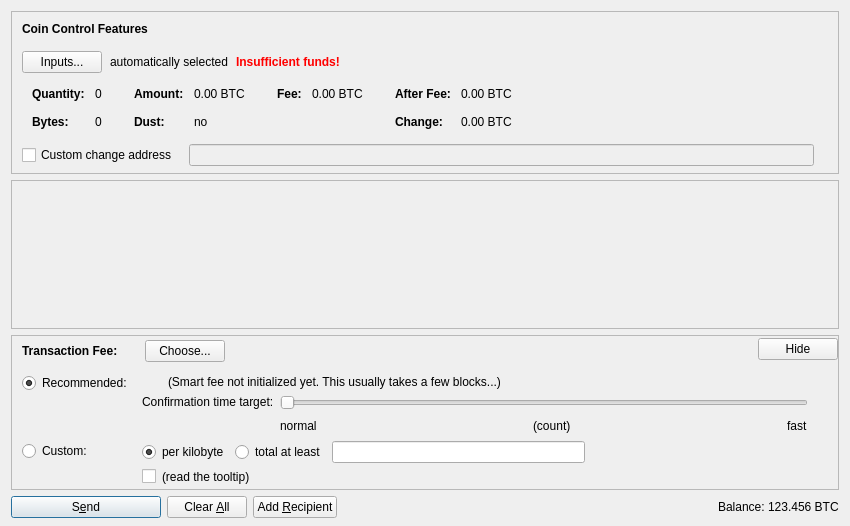
<?xml version="1.0" encoding="UTF-8"?>
<ui version="4.0">
 <class>SendCoinsDialog</class>
 <widget class="QDialog" name="SendCoinsDialog">
  <property name="geometry">
   <rect>
    <x>0</x>
    <y>0</y>
    <width>850</width>
    <height>526</height>
   </rect>
  </property>
  <property name="windowTitle">
   <string>Send Coins</string>
  </property>
  <layout class="QVBoxLayout" name="verticalLayout" stretch="0,1,0,0">
   <property name="bottomMargin">
    <number>8</number>
   </property>
   <item>
    <widget class="QFrame" name="frameCoinControl">
     <property name="sizePolicy">
      <sizepolicy hsizetype="Expanding" vsizetype="Expanding">
       <horstretch>0</horstretch>
       <verstretch>0</verstretch>
      </sizepolicy>
     </property>
     <property name="maximumSize">
      <size>
       <width>16777215</width>
       <height>16777215</height>
      </size>
     </property>
     <property name="frameShape">
      <enum>QFrame::StyledPanel</enum>
     </property>
     <property name="frameShadow">
      <enum>QFrame::Sunken</enum>
     </property>
     <layout class="QVBoxLayout" name="verticalLayoutCoinControl2">
      <property name="spacing">
       <number>0</number>
      </property>
      <property name="leftMargin">
       <number>0</number>
      </property>
      <property name="topMargin">
       <number>0</number>
      </property>
      <property name="rightMargin">
       <number>0</number>
      </property>
      <property name="bottomMargin">
       <number>6</number>
      </property>
      <item>
       <layout class="QVBoxLayout" name="verticalLayoutCoinControl" stretch="0,0,0,0,1">
        <property name="spacing">
         <number>0</number>
        </property>
        <property name="leftMargin">
         <number>10</number>
        </property>
        <property name="topMargin">
         <number>10</number>
        </property>
        <item>
         <layout class="QHBoxLayout" name="horizontalLayoutCoinControl1">
          <property name="bottomMargin">
           <number>15</number>
          </property>
          <item>
           <widget class="QLabel" name="labelCoinControlFeatures">
            <property name="sizePolicy">
             <sizepolicy hsizetype="Preferred" vsizetype="Maximum">
              <horstretch>0</horstretch>
              <verstretch>0</verstretch>
             </sizepolicy>
            </property>
            <property name="font">
             <font>
              <weight>75</weight>
              <bold>true</bold>
             </font>
            </property>
            <property name="styleSheet">
             <string notr="true">font-weight:bold;</string>
            </property>
            <property name="text">
             <string>Coin Control Features</string>
            </property>
           </widget>
          </item>
         </layout>
        </item>
        <item>
         <layout class="QHBoxLayout" name="horizontalLayoutCoinControl2" stretch="0,0,0,0">
          <property name="spacing">
           <number>8</number>
          </property>
          <property name="bottomMargin">
           <number>10</number>
          </property>
          <item>
           <widget class="QPushButton" name="pushButtonCoinControl">
            <property name="styleSheet">
             <string notr="true"/>
            </property>
            <property name="text">
             <string>Inputs...</string>
            </property>
            <property name="autoDefault">
             <bool>false</bool>
            </property>
           </widget>
          </item>
          <item>
           <widget class="QLabel" name="labelCoinControlAutomaticallySelected">
            <property name="text">
             <string>automatically selected</string>
            </property>
            <property name="margin">
             <number>5</number>
            </property>
           </widget>
          </item>
          <item>
           <widget class="QLabel" name="labelCoinControlInsuffFunds">
            <property name="font">
             <font>
              <weight>75</weight>
              <bold>true</bold>
             </font>
            </property>
            <property name="styleSheet">
             <string notr="true">color:red;font-weight:bold;</string>
            </property>
            <property name="text">
             <string>Insufficient funds!</string>
            </property>
            <property name="margin">
             <number>5</number>
            </property>
           </widget>
          </item>
          <item>
           <spacer name="horizontalSpacerCoinControl">
            <property name="orientation">
             <enum>Qt::Horizontal</enum>
            </property>
            <property name="sizeHint" stdset="0">
             <size>
              <width>40</width>
              <height>1</height>
             </size>
            </property>
           </spacer>
          </item>
         </layout>
        </item>
        <item>
         <widget class="QWidget" name="widgetCoinControl" native="true">
          <property name="sizePolicy">
           <sizepolicy hsizetype="Preferred" vsizetype="Preferred">
            <horstretch>0</horstretch>
            <verstretch>0</verstretch>
           </sizepolicy>
          </property>
          <property name="minimumSize">
           <size>
            <width>0</width>
            <height>0</height>
           </size>
          </property>
          <property name="styleSheet">
           <string notr="true"/>
          </property>
          <layout class="QHBoxLayout" name="horizontalLayoutCoinControl5">
           <property name="leftMargin">
            <number>0</number>
           </property>
           <property name="topMargin">
            <number>0</number>
           </property>
           <property name="rightMargin">
            <number>0</number>
           </property>
           <property name="bottomMargin">
            <number>0</number>
           </property>
           <item>
            <layout class="QHBoxLayout" name="horizontalLayoutCoinControl3" stretch="0,0,0,1">
             <property name="spacing">
              <number>20</number>
             </property>
             <property name="topMargin">
              <number>0</number>
             </property>
             <property name="bottomMargin">
              <number>10</number>
             </property>
             <item>
              <layout class="QFormLayout" name="formLayoutCoinControl1">
               <property name="horizontalSpacing">
                <number>10</number>
               </property>
               <property name="verticalSpacing">
                <number>14</number>
               </property>
               <property name="leftMargin">
                <number>10</number>
               </property>
               <property name="topMargin">
                <number>4</number>
               </property>
               <property name="rightMargin">
                <number>6</number>
               </property>
               <item row="0" column="0">
                <widget class="QLabel" name="labelCoinControlQuantityText">
                 <property name="font">
                  <font>
                   <weight>75</weight>
                   <bold>true</bold>
                  </font>
                 </property>
                 <property name="text">
                  <string>Quantity:</string>
                 </property>
                 <property name="margin">
                  <number>0</number>
                 </property>
                </widget>
               </item>
               <item row="0" column="1">
                <widget class="QLabel" name="labelCoinControlQuantity">
                 <property name="cursor">
                  <cursorShape>IBeamCursor</cursorShape>
                 </property>
                 <property name="contextMenuPolicy">
                  <enum>Qt::ActionsContextMenu</enum>
                 </property>
                 <property name="text">
                  <string notr="true">0</string>
                 </property>
                 <property name="margin">
                  <number>0</number>
                 </property>
                 <property name="textInteractionFlags">
                  <set>Qt::LinksAccessibleByMouse|Qt::TextSelectableByKeyboard|Qt::TextSelectableByMouse</set>
                 </property>
                </widget>
               </item>
               <item row="1" column="0">
                <widget class="QLabel" name="labelCoinControlBytesText">
                 <property name="font">
                  <font>
                   <weight>75</weight>
                   <bold>true</bold>
                  </font>
                 </property>
                 <property name="text">
                  <string>Bytes:</string>
                 </property>
                </widget>
               </item>
               <item row="1" column="1">
                <widget class="QLabel" name="labelCoinControlBytes">
                 <property name="cursor">
                  <cursorShape>IBeamCursor</cursorShape>
                 </property>
                 <property name="contextMenuPolicy">
                  <enum>Qt::ActionsContextMenu</enum>
                 </property>
                 <property name="text">
                  <string notr="true">0</string>
                 </property>
                 <property name="textInteractionFlags">
                  <set>Qt::LinksAccessibleByMouse|Qt::TextSelectableByKeyboard|Qt::TextSelectableByMouse</set>
                 </property>
                </widget>
               </item>
              </layout>
             </item>
             <item>
              <layout class="QFormLayout" name="formLayoutCoinControl2">
               <property name="horizontalSpacing">
                <number>10</number>
               </property>
               <property name="verticalSpacing">
                <number>14</number>
               </property>
               <property name="leftMargin">
                <number>6</number>
               </property>
               <property name="topMargin">
                <number>4</number>
               </property>
               <property name="rightMargin">
                <number>6</number>
               </property>
               <item row="0" column="0">
                <widget class="QLabel" name="labelCoinControlAmountText">
                 <property name="font">
                  <font>
                   <weight>75</weight>
                   <bold>true</bold>
                  </font>
                 </property>
                 <property name="text">
                  <string>Amount:</string>
                 </property>
                 <property name="margin">
                  <number>0</number>
                 </property>
                </widget>
               </item>
               <item row="0" column="1">
                <widget class="QLabel" name="labelCoinControlAmount">
                 <property name="cursor">
                  <cursorShape>IBeamCursor</cursorShape>
                 </property>
                 <property name="contextMenuPolicy">
                  <enum>Qt::ActionsContextMenu</enum>
                 </property>
                 <property name="text">
                  <string notr="true">0.00 BTC</string>
                 </property>
                 <property name="textInteractionFlags">
                  <set>Qt::LinksAccessibleByMouse|Qt::TextSelectableByKeyboard|Qt::TextSelectableByMouse</set>
                 </property>
                </widget>
               </item>
               <item row="1" column="0">
                <widget class="QLabel" name="labelCoinControlLowOutputText">
                 <property name="font">
                  <font>
                   <weight>75</weight>
                   <bold>true</bold>
                  </font>
                 </property>
                 <property name="text">
                  <string>Dust:</string>
                 </property>
                </widget>
               </item>
               <item row="1" column="1">
                <widget class="QLabel" name="labelCoinControlLowOutput">
                 <property name="cursor">
                  <cursorShape>IBeamCursor</cursorShape>
                 </property>
                 <property name="contextMenuPolicy">
                  <enum>Qt::ActionsContextMenu</enum>
                 </property>
                 <property name="text">
                  <string notr="true">no</string>
                 </property>
                 <property name="textInteractionFlags">
                  <set>Qt::LinksAccessibleByMouse|Qt::TextSelectableByKeyboard|Qt::TextSelectableByMouse</set>
                 </property>
                </widget>
               </item>
              </layout>
             </item>
             <item>
              <layout class="QFormLayout" name="formLayoutCoinControl3">
               <property name="horizontalSpacing">
                <number>10</number>
               </property>
               <property name="verticalSpacing">
                <number>14</number>
               </property>
               <property name="leftMargin">
                <number>6</number>
               </property>
               <property name="topMargin">
                <number>4</number>
               </property>
               <property name="rightMargin">
                <number>6</number>
               </property>
               <item row="0" column="0">
                <widget class="QLabel" name="labelCoinControlFeeText">
                 <property name="font">
                  <font>
                   <weight>75</weight>
                   <bold>true</bold>
                  </font>
                 </property>
                 <property name="text">
                  <string>Fee:</string>
                 </property>
                 <property name="margin">
                  <number>0</number>
                 </property>
                </widget>
               </item>
               <item row="0" column="1">
                <widget class="QLabel" name="labelCoinControlFee">
                 <property name="cursor">
                  <cursorShape>IBeamCursor</cursorShape>
                 </property>
                 <property name="contextMenuPolicy">
                  <enum>Qt::ActionsContextMenu</enum>
                 </property>
                 <property name="text">
                  <string notr="true">0.00 BTC</string>
                 </property>
                 <property name="textInteractionFlags">
                  <set>Qt::LinksAccessibleByMouse|Qt::TextSelectableByKeyboard|Qt::TextSelectableByMouse</set>
                 </property>
                </widget>
               </item>
              </layout>
             </item>
             <item>
              <layout class="QFormLayout" name="formLayoutCoinControl4">
               <property name="horizontalSpacing">
                <number>10</number>
               </property>
               <property name="verticalSpacing">
                <number>14</number>
               </property>
               <property name="leftMargin">
                <number>6</number>
               </property>
               <property name="topMargin">
                <number>4</number>
               </property>
               <property name="rightMargin">
                <number>6</number>
               </property>
               <item row="0" column="0">
                <widget class="QLabel" name="labelCoinControlAfterFeeText">
                 <property name="font">
                  <font>
                   <weight>75</weight>
                   <bold>true</bold>
                  </font>
                 </property>
                 <property name="text">
                  <string>After Fee:</string>
                 </property>
                 <property name="margin">
                  <number>0</number>
                 </property>
                </widget>
               </item>
               <item row="0" column="1">
                <widget class="QLabel" name="labelCoinControlAfterFee">
                 <property name="cursor">
                  <cursorShape>IBeamCursor</cursorShape>
                 </property>
                 <property name="contextMenuPolicy">
                  <enum>Qt::ActionsContextMenu</enum>
                 </property>
                 <property name="text">
                  <string notr="true">0.00 BTC</string>
                 </property>
                 <property name="textInteractionFlags">
                  <set>Qt::LinksAccessibleByMouse|Qt::TextSelectableByKeyboard|Qt::TextSelectableByMouse</set>
                 </property>
                </widget>
               </item>
               <item row="1" column="0">
                <widget class="QLabel" name="labelCoinControlChangeText">
                 <property name="font">
                  <font>
                   <weight>75</weight>
                   <bold>true</bold>
                  </font>
                 </property>
                 <property name="text">
                  <string>Change:</string>
                 </property>
                </widget>
               </item>
               <item row="1" column="1">
                <widget class="QLabel" name="labelCoinControlChange">
                 <property name="cursor">
                  <cursorShape>IBeamCursor</cursorShape>
                 </property>
                 <property name="contextMenuPolicy">
                  <enum>Qt::ActionsContextMenu</enum>
                 </property>
                 <property name="text">
                  <string notr="true">0.00 BTC</string>
                 </property>
                 <property name="textInteractionFlags">
                  <set>Qt::LinksAccessibleByMouse|Qt::TextSelectableByKeyboard|Qt::TextSelectableByMouse</set>
                 </property>
                </widget>
               </item>
              </layout>
             </item>
            </layout>
           </item>
          </layout>
         </widget>
        </item>
        <item>
         <layout class="QHBoxLayout" name="horizontalLayoutCoinControl4" stretch="0,0,0">
          <property name="spacing">
           <number>12</number>
          </property>
          <property name="sizeConstraint">
           <enum>QLayout::SetDefaultConstraint</enum>
          </property>
          <property name="topMargin">
           <number>5</number>
          </property>
          <property name="rightMargin">
           <number>5</number>
          </property>
          <item>
           <widget class="QCheckBox" name="checkBoxCoinControlChange">
            <property name="toolTip">
             <string>If this is activated, but the change address is empty or invalid, change will be sent to a newly generated address.</string>
            </property>
            <property name="text">
             <string>Custom change address</string>
            </property>
           </widget>
          </item>
          <item>
           <widget class="QValidatedLineEdit" name="lineEditCoinControlChange">
            <property name="enabled">
             <bool>false</bool>
            </property>
            <property name="sizePolicy">
             <sizepolicy hsizetype="Expanding" vsizetype="Fixed">
              <horstretch>0</horstretch>
              <verstretch>0</verstretch>
             </sizepolicy>
            </property>
           </widget>
          </item>
          <item>
           <widget class="QLabel" name="labelCoinControlChangeLabel">
            <property name="sizePolicy">
             <sizepolicy hsizetype="Preferred" vsizetype="Expanding">
              <horstretch>0</horstretch>
              <verstretch>0</verstretch>
             </sizepolicy>
            </property>
            <property name="minimumSize">
             <size>
              <width>0</width>
              <height>0</height>
             </size>
            </property>
            <property name="text">
             <string/>
            </property>
            <property name="margin">
             <number>3</number>
            </property>
           </widget>
          </item>
         </layout>
        </item>
        <item>
         <spacer name="verticalSpacerCoinControl">
          <property name="orientation">
           <enum>Qt::Vertical</enum>
          </property>
          <property name="sizeHint" stdset="0">
           <size>
            <width>800</width>
            <height>1</height>
           </size>
          </property>
         </spacer>
        </item>
       </layout>
      </item>
     </layout>
    </widget>
   </item>
   <item>
    <widget class="QScrollArea" name="scrollArea">
     <property name="widgetResizable">
      <bool>true</bool>
     </property>
     <widget class="QWidget" name="scrollAreaWidgetContents">
      <property name="geometry">
       <rect>
        <x>0</x>
        <y>0</y>
        <width>830</width>
        <height>104</height>
       </rect>
      </property>
      <layout class="QVBoxLayout" name="verticalLayout_2" stretch="0,1">
       <property name="leftMargin">
        <number>0</number>
       </property>
       <property name="topMargin">
        <number>0</number>
       </property>
       <property name="rightMargin">
        <number>0</number>
       </property>
       <property name="bottomMargin">
        <number>0</number>
       </property>
       <item>
        <layout class="QVBoxLayout" name="entries">
         <property name="spacing">
          <number>6</number>
         </property>
        </layout>
       </item>
       <item>
        <spacer name="verticalSpacer">
         <property name="orientation">
          <enum>Qt::Vertical</enum>
         </property>
         <property name="sizeHint" stdset="0">
          <size>
           <width>20</width>
           <height>40</height>
          </size>
         </property>
        </spacer>
       </item>
      </layout>
     </widget>
    </widget>
   </item>
   <item>
    <widget class="QFrame" name="frameFee">
     <property name="sizePolicy">
      <sizepolicy hsizetype="Expanding" vsizetype="Expanding">
       <horstretch>0</horstretch>
       <verstretch>0</verstretch>
      </sizepolicy>
     </property>
     <property name="maximumSize">
      <size>
       <width>16777215</width>
       <height>16777215</height>
      </size>
     </property>
     <property name="frameShape">
      <enum>QFrame::StyledPanel</enum>
     </property>
     <property name="frameShadow">
      <enum>QFrame::Sunken</enum>
     </property>
     <layout class="QVBoxLayout" name="verticalLayoutFee1">
      <property name="spacing">
       <number>0</number>
      </property>
      <property name="leftMargin">
       <number>0</number>
      </property>
      <property name="topMargin">
       <number>0</number>
      </property>
      <property name="rightMargin">
       <number>0</number>
      </property>
      <property name="bottomMargin">
       <number>0</number>
      </property>
      <item>
       <layout class="QVBoxLayout" name="verticalLayoutFee2" stretch="0,0,0">
        <property name="spacing">
         <number>0</number>
        </property>
        <property name="leftMargin">
         <number>10</number>
        </property>
        <property name="topMargin">
         <number>0</number>
        </property>
        <item>
         <layout class="QHBoxLayout" name="horizontalLayoutFee1">
          <property name="bottomMargin">
           <number>0</number>
          </property>
          <item>
           <layout class="QVBoxLayout" name="verticalLayoutFee7">
            <property name="spacing">
             <number>0</number>
            </property>
            <item>
             <spacer name="verticalSpacerSmartFee">
              <property name="orientation">
               <enum>Qt::Vertical</enum>
              </property>
              <property name="sizeType">
               <enum>QSizePolicy::Fixed</enum>
              </property>
              <property name="sizeHint" stdset="0">
               <size>
                <width>1</width>
                <height>4</height>
               </size>
              </property>
             </spacer>
            </item>
            <item>
             <layout class="QHBoxLayout" name="horizontalLayoutSmartFee">
              <property name="spacing">
               <number>10</number>
              </property>
              <item>
               <widget class="QLabel" name="labelFeeHeadline">
                <property name="sizePolicy">
                 <sizepolicy hsizetype="Preferred" vsizetype="Maximum">
                  <horstretch>0</horstretch>
                  <verstretch>0</verstretch>
                 </sizepolicy>
                </property>
                <property name="font">
                 <font>
                  <weight>75</weight>
                  <bold>true</bold>
                 </font>
                </property>
                <property name="styleSheet">
                 <string notr="true">font-weight:bold;</string>
                </property>
                <property name="text">
                 <string>Transaction Fee:</string>
                </property>
               </widget>
              </item>
              <item>
               <widget class="QLabel" name="labelFeeMinimized">
                <property name="text">
                 <string/>
                </property>
               </widget>
              </item>
              <item>
               <widget class="QPushButton" name="buttonChooseFee">
                <property name="text">
                 <string>Choose...</string>
                </property>
               </widget>
              </item>
             </layout>
            </item>
            <item>
             <spacer name="verticalSpacer_5">
              <property name="orientation">
               <enum>Qt::Vertical</enum>
              </property>
              <property name="sizeHint" stdset="0">
               <size>
                <width>1</width>
                <height>1</height>
               </size>
              </property>
             </spacer>
            </item>
           </layout>
          </item>
          <item>
           <spacer name="horizontalSpacer_4">
            <property name="orientation">
             <enum>Qt::Horizontal</enum>
            </property>
            <property name="sizeHint" stdset="0">
             <size>
              <width>40</width>
              <height>20</height>
             </size>
            </property>
           </spacer>
          </item>
          <item>
           <widget class="QPushButton" name="buttonMinimizeFee">
            <property name="toolTip">
             <string>collapse fee-settings</string>
            </property>
            <property name="text">
             <string>Hide</string>
            </property>
           </widget>
          </item>
         </layout>
        </item>
        <item>
         <widget class="QFrame" name="frameFeeSelection">
          <layout class="QVBoxLayout" name="verticalLayoutFee12">
           <property name="spacing">
            <number>0</number>
           </property>
           <property name="leftMargin">
            <number>0</number>
           </property>
           <property name="topMargin">
            <number>0</number>
           </property>
           <property name="rightMargin">
            <number>0</number>
           </property>
           <property name="bottomMargin">
            <number>0</number>
           </property>
           <item>
            <layout class="QGridLayout" name="gridLayoutFee">
             <property name="topMargin">
              <number>10</number>
             </property>
             <property name="bottomMargin">
              <number>4</number>
             </property>
             <property name="horizontalSpacing">
              <number>10</number>
             </property>
             <property name="verticalSpacing">
              <number>4</number>
             </property>
             <item row="1" column="1">
              <layout class="QVBoxLayout" name="verticalLayoutFee8">
               <property name="spacing">
                <number>6</number>
               </property>
               <item>
                <layout class="QHBoxLayout" name="horizontalLayoutFee13">
                 <item>
                  <widget class="QRadioButton" name="radioCustomPerKilobyte">
                   <property name="toolTip">
                    <string>If the custom fee is set to 1000 satoshis and the transaction is only 250 bytes, then &quot;per kilobyte&quot; only pays 250 satoshis in fee, while &quot;total at least&quot; pays 1000 satoshis. For transactions bigger than a kilobyte both pay by kilobyte.</string>
                   </property>
                   <property name="text">
                    <string>per kilobyte</string>
                   </property>
                   <property name="checked">
                    <bool>true</bool>
                   </property>
                   <attribute name="buttonGroup">
                    <string notr="true">groupCustomFee</string>
                   </attribute>
                  </widget>
                 </item>
                 <item>
                  <widget class="QRadioButton" name="radioCustomAtLeast">
                   <property name="toolTip">
                    <string>If the custom fee is set to 1000 satoshis and the transaction is only 250 bytes, then &quot;per kilobyte&quot; only pays 250 satoshis in fee, while &quot;total at least&quot; pays 1000 satoshis. For transactions bigger than a kilobyte both pay by kilobyte.</string>
                   </property>
                   <property name="text">
                    <string>total at least</string>
                   </property>
                   <attribute name="buttonGroup">
                    <string notr="true">groupCustomFee</string>
                   </attribute>
                  </widget>
                 </item>
                 <item>
                  <widget class="BitcoinAmountField" name="customFee"/>
                 </item>
                 <item>
                  <spacer name="horizontalSpacer_6">
                   <property name="orientation">
                    <enum>Qt::Horizontal</enum>
                   </property>
                   <property name="sizeHint" stdset="0">
                    <size>
                     <width>1</width>
                     <height>1</height>
                    </size>
                   </property>
                  </spacer>
                 </item>
                </layout>
               </item>
               <item>
                <layout class="QHBoxLayout" name="horizontalLayoutFee8">
                 <item>
                  <widget class="QCheckBox" name="checkBoxMinimumFee">
                   <property name="toolTip">
                    <string>Paying only the minimum fee is just fine as long as there is less transaction volume than space in the blocks. But be aware that this can end up in a never confirming transaction once there is more demand for thebestcoin transactions than the network can process.</string>
                   </property>
                   <property name="text">
                    <string/>
                   </property>
                  </widget>
                 </item>
                 <item>
                  <widget class="QLabel" name="labelMinFeeWarning">
                   <property name="enabled">
                    <bool>true</bool>
                   </property>
                   <property name="toolTip">
                    <string>Paying only the minimum fee is just fine as long as there is less transaction volume than space in the blocks. But be aware that this can end up in a never confirming transaction once there is more demand for thebestcoin transactions than the network can process.</string>
                   </property>
                   <property name="text">
                    <string>(read the tooltip)</string>
                   </property>
                   <property name="margin">
                    <number>5</number>
                   </property>
                  </widget>
                 </item>
                 <item>
                  <spacer name="horizontalSpacer_2">
                   <property name="orientation">
                    <enum>Qt::Horizontal</enum>
                   </property>
                   <property name="sizeHint" stdset="0">
                    <size>
                     <width>1</width>
                     <height>1</height>
                    </size>
                   </property>
                  </spacer>
                 </item>
                </layout>
               </item>
              </layout>
             </item>
             <item row="0" column="0">
              <layout class="QVBoxLayout" name="verticalLayoutFee4" stretch="0,1">
               <item>
                <widget class="QRadioButton" name="radioSmartFee">
                 <property name="text">
                  <string>Recommended:</string>
                 </property>
                 <property name="checked">
                  <bool>true</bool>
                 </property>
                 <attribute name="buttonGroup">
                  <string notr="true">groupFee</string>
                 </attribute>
                </widget>
               </item>
               <item>
                <spacer name="verticalSpacer_2">
                 <property name="orientation">
                  <enum>Qt::Vertical</enum>
                 </property>
                 <property name="sizeHint" stdset="0">
                  <size>
                   <width>1</width>
                   <height>1</height>
                  </size>
                 </property>
                </spacer>
               </item>
              </layout>
             </item>
             <item row="1" column="0">
              <layout class="QVBoxLayout" name="verticalLayoutFee9" stretch="0,1">
               <item>
                <widget class="QRadioButton" name="radioCustomFee">
                 <property name="text">
                  <string>Custom:</string>
                 </property>
                 <attribute name="buttonGroup">
                  <string notr="true">groupFee</string>
                 </attribute>
                </widget>
               </item>
               <item>
                <spacer name="verticalSpacer_6">
                 <property name="orientation">
                  <enum>Qt::Vertical</enum>
                 </property>
                 <property name="sizeHint" stdset="0">
                  <size>
                   <width>1</width>
                   <height>1</height>
                  </size>
                 </property>
                </spacer>
               </item>
              </layout>
             </item>
             <item row="0" column="1">
              <layout class="QVBoxLayout" name="verticalLayoutFee3" stretch="0,0,1">
               <property name="spacing">
                <number>6</number>
               </property>
               <property name="topMargin">
                <number>2</number>
               </property>
               <item>
                <layout class="QHBoxLayout" name="horizontalLayoutFee12">
                 <item>
                  <widget class="QLabel" name="labelSmartFee">
                   <property name="text">
                    <string/>
                   </property>
                   <property name="margin">
                    <number>2</number>
                   </property>
                  </widget>
                 </item>
                 <item>
                  <widget class="QLabel" name="labelFeeEstimation">
                   <property name="text">
                    <string/>
                   </property>
                  </widget>
                 </item>
                 <item>
                  <widget class="QLabel" name="labelSmartFee2">
                   <property name="text">
                    <string>(Smart fee not initialized yet. This usually takes a few blocks...)</string>
                   </property>
                   <property name="margin">
                    <number>2</number>
                   </property>
                  </widget>
                 </item>
                 <item>
                  <spacer name="horizontalSpacer_5">
                   <property name="orientation">
                    <enum>Qt::Horizontal</enum>
                   </property>
                   <property name="sizeHint" stdset="0">
                    <size>
                     <width>1</width>
                     <height>1</height>
                    </size>
                   </property>
                  </spacer>
                 </item>
                </layout>
               </item>
               <item>
                <layout class="QHBoxLayout" name="horizontalLayoutFee9">
                 <item>
                  <layout class="QVBoxLayout" name="verticalLayoutFee6">
                   <item>
                    <widget class="QLabel" name="labelSmartFee3">
                     <property name="text">
                      <string>Confirmation time target:</string>
                     </property>
                     <property name="margin">
                      <number>2</number>
                     </property>
                    </widget>
                   </item>
                   <item>
                    <spacer name="verticalSpacer_3">
                     <property name="orientation">
                      <enum>Qt::Vertical</enum>
                     </property>
                     <property name="sizeHint" stdset="0">
                      <size>
                       <width>1</width>
                       <height>1</height>
                      </size>
                     </property>
                    </spacer>
                   </item>
                  </layout>
                 </item>
                 <item>
                  <layout class="QVBoxLayout" name="verticalLayoutFee5">
                   <property name="rightMargin">
                    <number>30</number>
                   </property>
                   <item>
                    <widget class="QSlider" name="sliderSmartFee">
                     <property name="minimum">
                      <number>0</number>
                     </property>
                     <property name="maximum">
                      <number>23</number>
                     </property>
                     <property name="pageStep">
                      <number>1</number>
                     </property>
                     <property name="value">
                      <number>0</number>
                     </property>
                     <property name="orientation">
                      <enum>Qt::Horizontal</enum>
                     </property>
                     <property name="invertedAppearance">
                      <bool>false</bool>
                     </property>
                     <property name="invertedControls">
                      <bool>false</bool>
                     </property>
                     <property name="tickPosition">
                      <enum>QSlider::NoTicks</enum>
                     </property>
                    </widget>
                   </item>
                   <item>
                    <layout class="QHBoxLayout" name="horizontalLayoutFee10">
                     <item>
                      <widget class="QLabel" name="labelSmartFeeNormal">
                       <property name="text">
                        <string>normal</string>
                       </property>
                      </widget>
                     </item>
                     <item>
                      <spacer name="horizontalSpacer_7">
                       <property name="orientation">
                        <enum>Qt::Horizontal</enum>
                       </property>
                       <property name="sizeHint" stdset="0">
                        <size>
                         <width>40</width>
                         <height>20</height>
                        </size>
                       </property>
                      </spacer>
                     </item>
                     <item>
                      <widget class="QLabel" name="confirmationTargetLabel">
                       <property name="text">
                        <string>(count)</string>
                       </property>
                      </widget>
                     </item>
                     <item>
                      <spacer name="horizontalSpacer_3">
                       <property name="orientation">
                        <enum>Qt::Horizontal</enum>
                       </property>
                       <property name="sizeHint" stdset="0">
                        <size>
                         <width>40</width>
                         <height>20</height>
                        </size>
                       </property>
                      </spacer>
                     </item>
                     <item>
                      <widget class="QLabel" name="labelSmartFeeFast">
                       <property name="text">
                        <string>fast</string>
                       </property>
                      </widget>
                     </item>
                    </layout>
                   </item>
                  </layout>
                 </item>
                </layout>
               </item>
               <item>
                <spacer name="verticalSpacer_4">
                 <property name="orientation">
                  <enum>Qt::Vertical</enum>
                 </property>
                 <property name="sizeHint" stdset="0">
                  <size>
                   <width>1</width>
                   <height>1</height>
                  </size>
                 </property>
                </spacer>
               </item>
              </layout>
             </item>
            </layout>
           </item>
          </layout>
         </widget>
        </item>
        <item>
         <spacer name="verticalSpacerFee">
          <property name="orientation">
           <enum>Qt::Vertical</enum>
          </property>
          <property name="sizeHint" stdset="0">
           <size>
            <width>800</width>
            <height>1</height>
           </size>
          </property>
         </spacer>
        </item>
       </layout>
      </item>
     </layout>
    </widget>
   </item>
   <item>
    <layout class="QHBoxLayout" name="horizontalLayout">
     <item>
      <widget class="QPushButton" name="sendButton">
       <property name="minimumSize">
        <size>
         <width>150</width>
         <height>0</height>
        </size>
       </property>
       <property name="toolTip">
        <string>Confirm the send action</string>
       </property>
       <property name="text">
        <string>S&amp;end</string>
       </property>
       <property name="icon">
        <iconset resource="../bitcoin.qrc">
         <normaloff>:/icons/send</normaloff>:/icons/send</iconset>
       </property>
       <property name="autoDefault">
        <bool>false</bool>
       </property>
       <property name="default">
        <bool>true</bool>
       </property>
      </widget>
     </item>
     <item>
      <widget class="QPushButton" name="clearButton">
       <property name="sizePolicy">
        <sizepolicy hsizetype="Minimum" vsizetype="Fixed">
         <horstretch>0</horstretch>
         <verstretch>0</verstretch>
        </sizepolicy>
       </property>
       <property name="toolTip">
        <string>Clear all fields of the form.</string>
       </property>
       <property name="text">
        <string>Clear &amp;All</string>
       </property>
       <property name="icon">
        <iconset resource="../bitcoin.qrc">
         <normaloff>:/icons/remove</normaloff>:/icons/remove</iconset>
       </property>
       <property name="autoDefault">
        <bool>false</bool>
       </property>
      </widget>
     </item>
     <item>
      <widget class="QPushButton" name="addButton">
       <property name="toolTip">
        <string>Send to multiple recipients at once</string>
       </property>
       <property name="text">
        <string>Add &amp;Recipient</string>
       </property>
       <property name="icon">
        <iconset resource="../bitcoin.qrc">
         <normaloff>:/icons/add</normaloff>:/icons/add</iconset>
       </property>
       <property name="autoDefault">
        <bool>false</bool>
       </property>
      </widget>
     </item>
     <item>
      <spacer name="horizontalSpacer">
       <property name="orientation">
        <enum>Qt::Horizontal</enum>
       </property>
       <property name="sizeHint" stdset="0">
        <size>
         <width>40</width>
         <height>20</height>
        </size>
       </property>
      </spacer>
     </item>
     <item>
      <layout class="QHBoxLayout" name="horizontalLayout_2">
       <property name="spacing">
        <number>3</number>
       </property>
       <item>
        <widget class="QLabel" name="label">
         <property name="sizePolicy">
          <sizepolicy hsizetype="Preferred" vsizetype="Fixed">
           <horstretch>0</horstretch>
           <verstretch>0</verstretch>
          </sizepolicy>
         </property>
         <property name="text">
          <string>Balance:</string>
         </property>
        </widget>
       </item>
       <item>
        <widget class="QLabel" name="labelBalance">
         <property name="sizePolicy">
          <sizepolicy hsizetype="Preferred" vsizetype="Fixed">
           <horstretch>0</horstretch>
           <verstretch>0</verstretch>
          </sizepolicy>
         </property>
         <property name="cursor">
          <cursorShape>IBeamCursor</cursorShape>
         </property>
         <property name="text">
          <string notr="true">123.456 BTC</string>
         </property>
         <property name="textInteractionFlags">
          <set>Qt::LinksAccessibleByMouse|Qt::TextSelectableByKeyboard|Qt::TextSelectableByMouse</set>
         </property>
        </widget>
       </item>
      </layout>
     </item>
    </layout>
   </item>
  </layout>
 </widget>
 <customwidgets>
  <customwidget>
   <class>QValidatedLineEdit</class>
   <extends>QLineEdit</extends>
   <header>qvalidatedlineedit.h</header>
  </customwidget>
  <customwidget>
   <class>BitcoinAmountField</class>
   <extends>QLineEdit</extends>
   <header>bitcoinamountfield.h</header>
   <container>1</container>
  </customwidget>
 </customwidgets>
 <resources>
  <include location="../bitcoin.qrc"/>
 </resources>
 <connections/>
 <buttongroups>
  <buttongroup name="groupFee"/>
  <buttongroup name="groupCustomFee"/>
 </buttongroups>
</ui>
